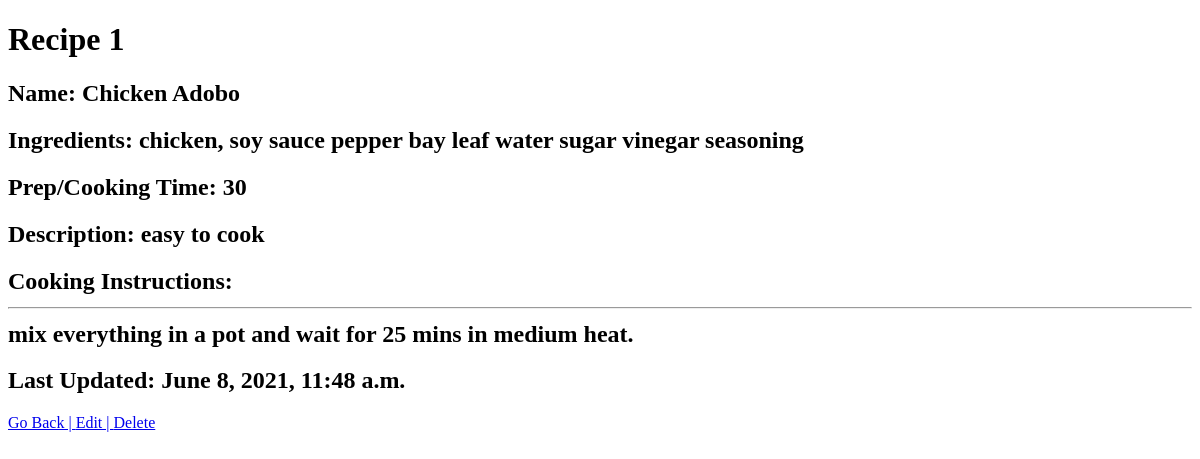
/recipes/1, run on an earlier commit of the app's database.
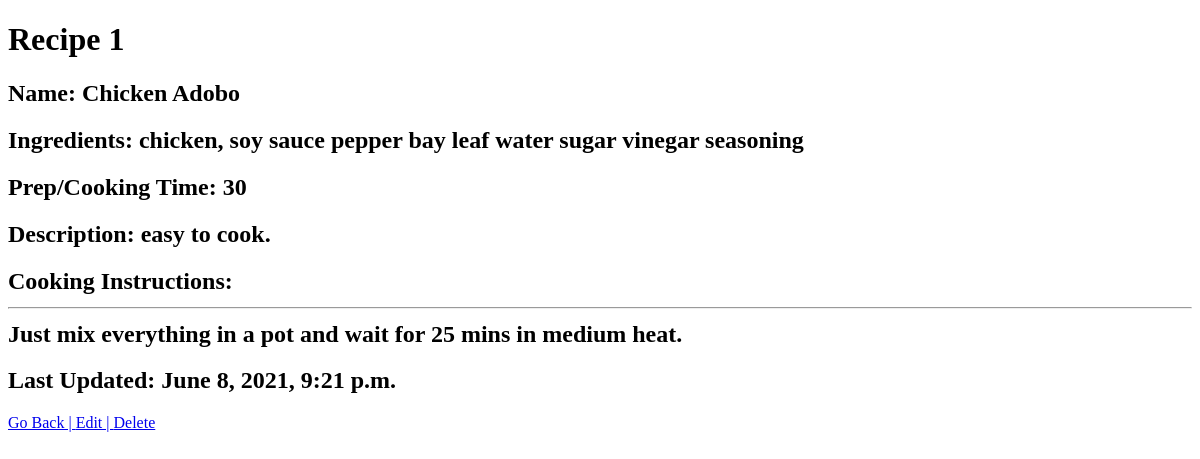
And on a later commit of the database.
### recipefinder_app/models.py (models this page shows)
class Recipe(models.Model):
  recipe_name = models.CharField(max_length=255)
  ingredients = models.CharField(max_length=255)
  cooking_instruction = models.TextField(max_length=2000)
  desc = models.TextField()
  duration = models.IntegerField()
  user = models.ForeignKey(User, related_name="recipes", on_delete=models.CASCADE)
  created_at = models.DateTimeField(auto_now_add=True, null=True)
  updated_at = models.DateTimeField(auto_now=True, null=True)
  objects = RecipeManager()

### recipefinder_app/views.py (the view)
# urls.py: path('recipes/<int:recipe_id>', views.recipe_info),
def recipe_info(request, recipe_id):
    recipe_info = Recipe.objects.get(id=recipe_id)
    context = {
        "recipe": recipe_info,
    }
    return render(request, 'recipe_info.html', context)

### recipefinder_app/templates/recipe_info.html (shortened to what this page needs)
<!DOCTYPE html>
<html lang="en">
<head>
</head>
<body>
    <h1>Recipe {{ recipe.id }}</h1>
    <h2>Name: {{ recipe.recipe_name }}</h2>
    <h2>Ingredients: {{ recipe.ingredients }}</h2>
    <h2>Prep/Cooking Time: {{ recipe.duration }}</h2>
    <h2>Description: {{ recipe.desc }}</h2>
    <h2>Cooking Instructions: <hr>{{ recipe.cooking_instruction }}</h2>
    <h2>Last Updated: {{ recipe.updated_at }}</h2>
    <a href="/recipes">Go Back | </a>
    <a href="/recipes/{{ recipe.id }}/edit">Edit | </a>
    <a href="/recipes/{{ recipe.id }}/destroy">Delete</a>
</body>
</html>

What changed in the data, as far as the page shows it:
changed Recipe "Chicken Adobo": desc "easy to cook" → "easy to cook."; cooking_instruction "mix everything in a pot and wait for 25 mins in medium heat." → "Just mix everything in a pot and wait for 25 mins in medium heat."; updated_at "June 8, 2021, 11:48 a.m." → "June 8, 2021, 9:21 p.m."
